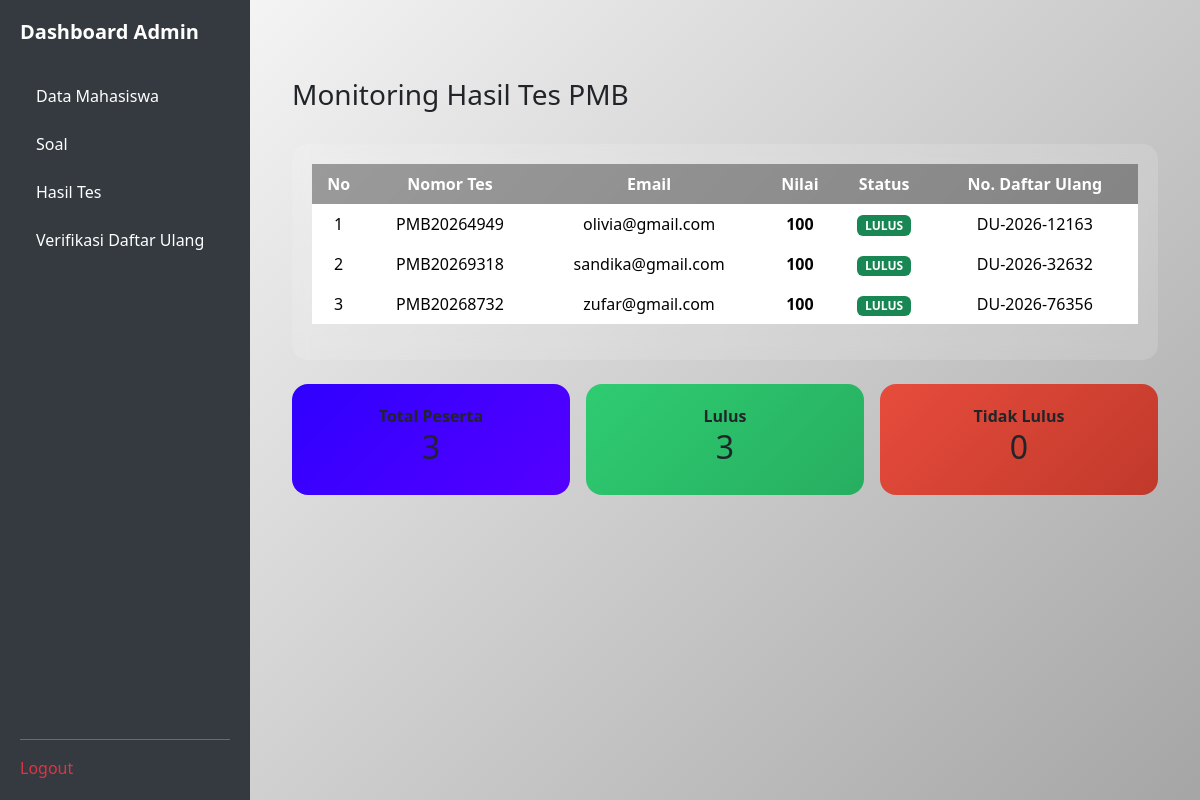
Screenshot of /dashboard/monitoring_hasil_tes.php with the database file from the repository.
### tables this page shows
CREATE TABLE `users` (
  `id` int(11) NOT NULL AUTO_INCREMENT,
  `nomor_tes` varchar(20) DEFAULT NULL,
  `email` varchar(100) NOT NULL,
  `nama` varchar(100) DEFAULT NULL,
  `alamat` text DEFAULT NULL,
  `hp` varchar(20) DEFAULT NULL,
  `password` varchar(255) NOT NULL,
  `password_plain` varchar(100) DEFAULT NULL,
  `role` varchar(10) NOT NULL DEFAULT 'user',
  `created_at` timestamp NOT NULL DEFAULT current_timestamp(),
  `status` varchar(20) DEFAULT 'belum_tes',
  `nilai` int(11) DEFAULT NULL,
  `status_lulus` enum('lulus','tidak_lulus') DEFAULT NULL,
  `status_daftar_ulang` enum('belum','selesai','terverifikasi') DEFAULT 'belum',
  `tanggal_daftar_ulang` datetime DEFAULT NULL,
  `nomor_daftar_ulang` varchar(20) DEFAULT NULL,
  `nim` varchar(20) DEFAULT NULL,
  PRIMARY KEY (`id`),
  UNIQUE KEY `email` (`email`),
  UNIQUE KEY `nomor_tes` (`nomor_tes`)
);

### dashboard/monitoring_hasil_tes.php (the view, shortened to what this page needs)
<?php
require_once "../config/database.php";
$data = mysqli_query($koneksi, "
    SELECT nomor_tes, email, nilai, status_lulus, nomor_daftar_ulang
    FROM users
    WHERE status_lulus IS NOT NULL
    ORDER BY nilai DESC
");
?>
<!DOCTYPE html>
<html lang="id">
<head>
<link href="https://cdn.jsdelivr.net/npm/bootstrap@5.3.2/dist/css/bootstrap.min.css" rel="stylesheet">
</head>
<body>
      <?php include 'sidebar.php'; ?>
<div id="content" class="main-content">
<div class="container py-5">
<div class="d-flex justify-content-between align-items-center mb-4">
    <h3> Monitoring Hasil Tes PMB</h3>
</div>
<div class="glass mb-4 table-responsive">
<table class="table table-borderless text-center">
<thead>
<tr>
    <th>No</th>
    <th>Nomor Tes</th>
    <th>Email</th>
    <th>Nilai</th>
    <th>Status</th>
    <th>No. Daftar Ulang</th>
</tr>
</thead>
<tbody>
<?php $no=1; while($u=mysqli_fetch_assoc($data)): ?>
<tr>
    <td><?= $no++; ?></td>
    <td><?= htmlspecialchars($u['nomor_tes']); ?></td>
    <td><?= htmlspecialchars($u['email']); ?></td>
    <td class="fw-bold">
        <?= $u['nilai']; ?>
    </td>
    <td>
        <?php if ($u['status_lulus'] === 'lulus'): ?>
            <span class="badge bg-success">LULUS</span>
        <?php else: ?>
            <span class="badge bg-danger">TIDAK LULUS</span>
        <?php endif; ?>
    </td>
    <td>
        <?= $u['nomor_daftar_ulang']
            ? htmlspecialchars($u['nomor_daftar_ulang'])
            : '-' ?>
    </td>
</tr>
<?php endwhile; ?>
</tbody>
</table>
</div>
<?php
$total = mysqli_num_rows($data);
$lulus = mysqli_fetch_assoc(mysqli_query($koneksi,
    "SELECT COUNT(*) total FROM users WHERE status_lulus='lulus'"
))['total'];
$gagal = mysqli_fetch_assoc(mysqli_query($koneksi,
    "SELECT COUNT(*) total FROM users WHERE status_lulus='tidak_lulus'"
))['total'];
?>
<div class="row g-3">
    <div class="col-md-4">
        <div class="summary total">
            Total Peserta<br>
            <h2><?= $total ?></h2>
        </div>
    </div>
    <div class="col-md-4">
        <div class="summary lulus">
            Lulus<br>
            <h2><?= $lulus ?></h2>
        </div>
    </div>
    <div class="col-md-4">
        <div class="summary gagal">
            Tidak Lulus<br>
            <h2><?= $gagal ?></h2>
        </div>
    </div>
</div>
</div>
</div>
</body>
</html>

### dashboard/monitoring_hasil_tes.php (style rules this page uses)
body { background: linear-gradient(135deg, #ffffff, #a5a5a5); min-height: 100vh; color: #fff; }
.glass { background: rgba(255,255,255,0.15); backdrop-filter: blur(10px); border-radius: 16px; padding: 20px; }
.table-responsive { border-radius: 15px; overflow: hidden; }
.table { margin-bottom: 0; }
.table thead th { background: rgba(0,0,0,0.35); color: #fff; text-align: center; }
.table tbody td { color: #020202; vertical-align: middle; }
.table tbody tr { background: rgba(255,255,255,0.10); transition: 0.3s; }
.badge { font-size: 0.85rem; padding: 8px 12px; }
.summary { border-radius: 16px; padding: 20px; text-align: center; font-weight: bold; transition: 0.3s; }
.summary.total { background: linear-gradient(135deg, #2f00ff, #5500ff); }
.summary.lulus { background: linear-gradient(135deg, #2ecc71, #27ae60); }
.summary.gagal { background: linear-gradient(135deg, #e74c3c, #c0392b); }

### dashboard/sidebar.php (style rules this page uses)
body { overflow-x: hidden; background-color: #f8f9fa; }
#content { margin-left: 250px; padding: 30px; }

### rows the page displays
users: nomor_tes "PMB20264949", email "olivia@gmail.com", nilai "100", status_lulus "LULUS", nomor_daftar_ulang "DU-2026-12163"
users: nomor_tes "PMB20269318", email "sandika@gmail.com", nilai "100", status_lulus "LULUS", nomor_daftar_ulang "DU-2026-32632"
users: nomor_tes "PMB20268732", email "zufar@gmail.com", nilai "100", status_lulus "LULUS", nomor_daftar_ulang "DU-2026-76356"

### other values shown
$lulus "3"
$gagal "0"
